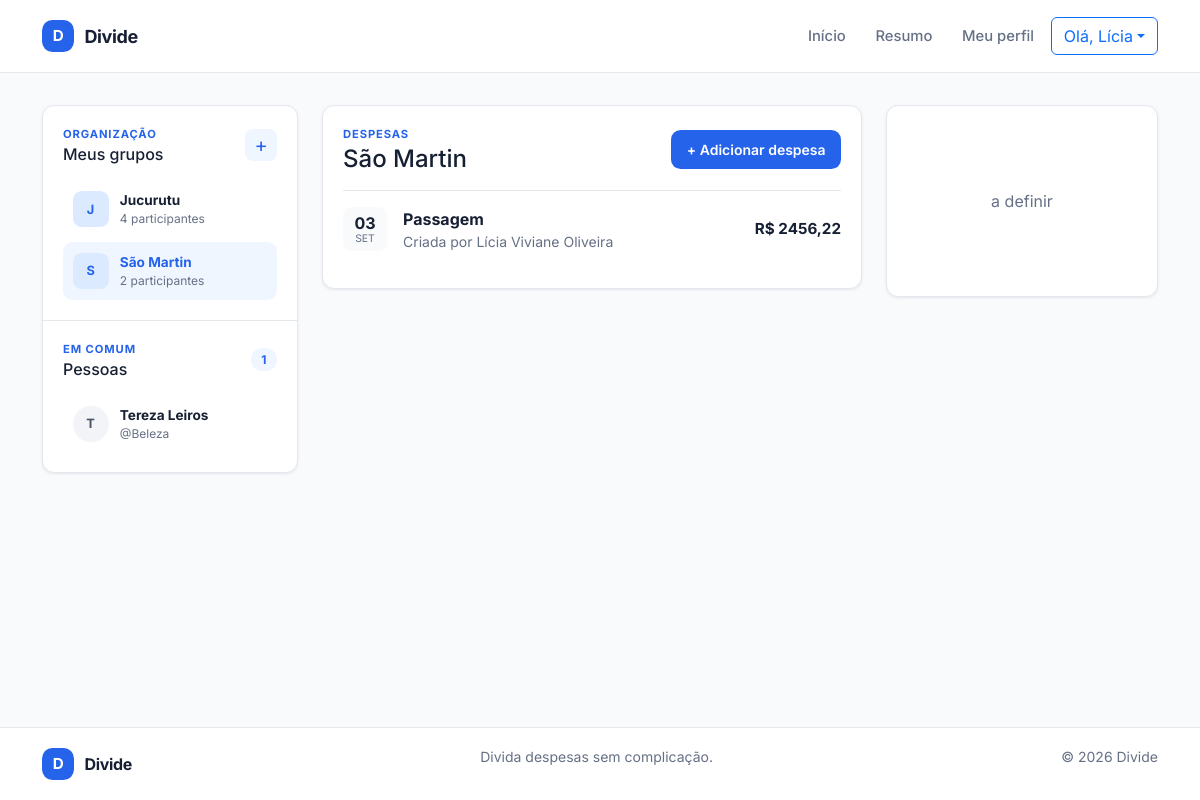
/sumario/?grupo=6 (signed in), run on the app's committed database.
### app_divide/models/grupo.py (models this page shows, shortened)
class Grupo(models.Model):
    nome = models.CharField(max_length=100, unique=True)
    descricao = models.TextField(blank=True, null=True)
    data_criacao = models.DateTimeField(auto_now_add=True)
    criado_por = models.ForeignKey(settings.AUTH_USER_MODEL,
                on_delete=models.CASCADE, related_name='criador_grupo')

### app_divide/models/despesa.py (models this page shows, shortened)
class Despesa(models.Model):
    grupo = models.ForeignKey(Grupo, on_delete=models.CASCADE, related_name='despesas')
    descricao = models.CharField(max_length=255)
    observacao = models.TextField(blank=True, null=True)
    valor_total = models.DecimalField(max_digits=10, decimal_places=2)
    data_despesa = models.DateField(auto_now_add=True)
    criador = models.ForeignKey(ParticipanteGrupo, on_delete=models.CASCADE, related_name='despesas_criadas')

### app_divide/models/participante_grupo.py (models this page shows, shortened)
class ParticipanteGrupo(models.Model):
    grupo = models.ForeignKey(Grupo, on_delete=models.CASCADE, related_name='participantes')
    usuario = models.ForeignKey(settings.AUTH_USER_MODEL, on_delete=models.CASCADE, related_name='participacoes')
    nome = models.CharField(max_length=100, blank=True, null=True)
    ativo = models.BooleanField(default=True)

### app_divide/views/HomeView.py (the view, shortened to what this page needs)
def sumario_view(request):
    print(f"Request method: {request.method} em sumario_view")
    grupos = Grupo.objects.none()
    pessoas = get_user_model().objects.none()
    grupo_selecionado = None
    despesas = []
    despesa_form = DespesaForm()
    if request.user.is_authenticated:
        grupos = (Grupo.objects.annotate(participantes_ativos=Count('participantes', filter=Q(participantes__ativo=True), distinct=True,))
                  .filter(participantes__usuario=request.user, participantes__ativo=True)
                  .distinct()
                  .order_by('nome')
                  )
        pessoas = (
            get_user_model().objects
            .filter(participacoes__grupo__in=grupos, participacoes__ativo=True)
            .exclude(pk=request.user.pk)
            .distinct()
            .order_by('first_name', 'username')
        )
        grupo_id = request.POST.get('grupo') if request.method == 'POST' else request.GET.get('grupo')
        print(f"Grupo selecionado: {grupo_id}")
        if grupo_id and grupo_id.isdigit():
            grupo_selecionado = grupos.filter(pk=grupo_id).first()
        if grupo_selecionado is None:
            grupo_selecionado = grupos.first()
        if grupo_selecionado is not None:
            despesas = (
                grupo_selecionado.despesas
                .select_related('criador', 'criador__usuario')
                .order_by('-data_despesa', '-pk')
            )
            pessoas = (
                get_user_model().objects
                .filter(participacoes__grupo_id=grupo_selecionado.pk, participacoes__ativo=True)
                .exclude(pk=request.user.pk)
                .distinct()
                .order_by('first_name', 'username')
            )
    context = {
        'grupos': grupos,
        'pessoas': pessoas,
        'grupo_selecionado': grupo_selecionado,
        'despesas': despesas,
        'despesa_form': despesa_form,
    }
    return render(request, template_name='home/sumario.html', context=context, status=200)

### app_divide/templates/home/sumario.html (shortened to what this page needs)
{% extends "base.html" %}
{% load static %}
{% block styles %}
    <link rel="stylesheet" href="{% static 'css/sumario.css' %}">
{% endblock %}
{% block content %}
    <div class="container summary-layout">
        <aside class="summary-sidebar" aria-label="Seus grupos e contatos">
            <section class="sidebar-section" aria-labelledby="groups-title">
                <div class="section-heading">
                    <div>
                        <p class="eyebrow">Organização</p>
                        <h2 id="groups-title">Meus grupos</h2>
                    </div>
                    {% if user.is_authenticated %}
                        <button class="icon-button"
                                type="button"
                                data-bs-toggle="modal"
                                data-bs-target="#groupModal"
                                aria-label="Criar novo grupo"
                                title="Criar novo grupo">+</button>
                    {% endif %}
                </div>
                {% if user.is_authenticated %}
                    {% if grupos %}
                        <ul class="sidebar-list">
                            {% for grupo in grupos %}
                                <li>
                                    <a class="sidebar-item{% if grupo.pk == grupo_selecionado.pk %} is-active{% endif %}"
                                       href="{% url 'sumario' %}?grupo={{ grupo.pk }}"
                                       {% if grupo.pk == grupo_selecionado.pk %}aria-current="page"{% endif %}>
                                        <span class="item-avatar item-avatar-group" aria-hidden="true">{{ grupo.nome|first|upper }}</span>
                                        <span class="item-content"><strong>{{ grupo.nome }}</strong><small>{{ grupo.participantes_ativos }} participante{{ grupo.participantes_ativos|pluralize }}</small></span>
                                    </a>
                                </li>
                            {% endfor %}
                        </ul>
                {% else %}<p class="empty-state">Você ainda não participa de nenhum grupo.</p>{% endif %}
{% else %}<p class="empty-state">Entre na sua conta para visualizar seus grupos.</p>{% endif %}
    </section>
    <section class="sidebar-section" aria-labelledby="people-title">
        <div class="section-heading">
            <div>
                <p class="eyebrow">Em comum</p>
                <h2 id="people-title">Pessoas</h2>
            </div>
            {% if user.is_authenticated %}<span class="count-badge">{{ pessoas|length }}</span>{% endif %}
        </div>
        {% if pessoas %}
            <ul class="sidebar-list">
                {% for pessoa in pessoas %}
                    <li class="sidebar-item">
                        <span class="item-avatar" aria-hidden="true">{{ pessoa.get_full_name|default:pessoa.username|first|upper }}</span>
                        <span class="item-content"><strong>{{ pessoa.get_full_name|default:pessoa.username }}</strong><small>@{{ pessoa.username }}</small></span>
                    </li>
                {% endfor %}
            </ul>
        {% elif user.is_authenticated %}<p class="empty-state">Nenhuma outra pessoa encontrada nos seus grupos.</p>
{% else %}<p class="empty-state">As pessoas dos seus grupos aparecerão aqui.</p>{% endif %}
    </section>
    </aside>
    <main class="expense-column">
        <section class="content-card">
            <div class="expense-heading">
                <div>
                    <p class="eyebrow">Despesas</p>
                    <h1>{% if grupo_selecionado %}{{ grupo_selecionado.nome }}{% else %}Selecione um grupo{% endif %}</h1>
                </div>
                {% if grupo_selecionado %}
                    <button class="button button-primary button-small"
                            type="button"
                            data-open-expense-modal>+ Adicionar despesa</button>
                {% endif %}
            </div>
            {% if despesas %}
                <ul class="expense-list">
                    {% for despesa in despesas %}
                        <li class="expense-item">
                            <div class="expense-date"><strong>{{ despesa.data_despesa|date:"d" }}</strong><span>{{ despesa.data_despesa|date:"M" }}</span></div>
                            <div class="expense-info">
                                <strong>{{ despesa.descricao }}</strong>
                                <small>Criada por {{ despesa.criador.nome|default:despesa.criador.usuario.get_full_name|default:despesa.criador.usuario.username }}</small>
                            </div>
                            <strong class="expense-value">R$ {{ despesa.valor_total|floatformat:2 }}</strong>
                        </li>
                    {% endfor %}
                </ul>
            {% elif grupo_selecionado %}<p class="empty-state expense-empty">Este grupo ainda não possui despesas.</p>
{% else %}<p class="empty-state expense-empty">Suas despesas aparecerão após você selecionar um grupo.</p>{% endif %}
    </section>
    </main>
    <aside class="summary-aside" aria-label="Área ainda não definida">
        <section class="content-card undefined-card">
            <p>a definir</p>
        </section>
    </aside>
    </div>
{% endblock %}

### app_divide/templates/base.html (shortened to what this page needs)
{% load static %}
<!DOCTYPE html>
<html lang="pt-BR">
    <head>
        <link href="https://cdn.jsdelivr.net/npm/bootstrap@5.3.3/dist/css/bootstrap.min.css"
              rel="stylesheet"
>
        <link rel="stylesheet" href="{% static 'css/global.css' %}">
        {% block styles %}{% endblock %}
    </head>
    <body class="{% block body_class %}{% endblock %}">
        <header class="site-header">
            <div class="container header-content">
                <a class="brand"
                   href="{% url 'home' %}"
                   aria-label="Divide — página inicial">
                    <span class="brand-mark" aria-hidden="true">D</span><span>Divide</span>
                </a>
                <nav class="main-nav" aria-label="Navegação principal">
                    <a class="nav-link" href="{% url 'home' %}">Início</a>
                    {% if user.is_authenticated %}
                        <a class="nav-link" href="{% url 'sumario' %}">Resumo</a>
                        <a class="nav-link" href="#">Meu perfil</a>
                        <div class="dropdown">
                            <button class="btn btn-outline-primary dropdown-toggle"
                                    type="button"
                                    data-bs-toggle="dropdown"
                                    aria-expanded="false">Olá, {{ user.get_short_name|default:user.username }}</button>
                        </div>
                    {% else %}
                        <a class="nav-link" href="{% url 'login' %}">Entrar</a>
                        <a class="button button-primary button-small" href="{% url 'registro' %}">Criar conta</a>
                    {% endif %}
                </nav>
            </div>
        </header>
        <main id="main-content" class="site-main">
            {% block content %}{% endblock %}
        </main>
        <footer class="site-footer">
            <div class="container footer-content">
                <a class="brand brand-footer" href="{% url 'home' %}">
                    <span class="brand-mark" aria-hidden="true">D</span><span>Divide</span>
                </a>
                <p>Divida despesas sem complicação.</p>
                <p>&copy; {% now "Y" %} Divide</p>
            </div>
        </footer>
    </body>
</html>

### app_divide/static/css/global.css (style rules this page uses)
:root { --color-primary: #2563eb; --color-primary-dark: #1d4ed8; --color-text: #172033; --color-muted: #667085; --color-border: #e4e7ec; --color-surface: #fff; --color-background: #f8fafc; --color-success: #067647; --color-danger: #b42318; --shadow-sm: 0 1px 3px rgba(16, 24, 40, 0.08); --radius-md: 0.75rem; --container-width: 72rem; }
*, *::before, *::after { box-sizing: border-box; }
html { scroll-behavior: smooth; }
body { min-height: 100vh; margin: 0; display: flex; flex-direction: column; color: var(--color-text); background: var(--color-background); font-family: "Inter", system-ui, -apple-system, BlinkMacSystemFont, "Segoe UI", sans-serif; line-height: 1.5; -webkit-font-smoothing: antialiased; }
a { color: inherit; text-decoration: none; }
button, input, select, textarea { font: inherit; }
.container { width: min(100% - 2rem, var(--container-width)); margin-inline: auto; }
.site-header { position: sticky; z-index: 10; top: 0; background: rgba(255,255,255,.96); border-bottom: 1px solid var(--color-border); backdrop-filter: blur(10px); }
.header-content, .footer-content { min-height: 4.5rem; display: flex; align-items: center; justify-content: space-between; gap: 1.5rem; }
.brand { display: inline-flex; align-items: center; gap: .65rem; font-size: 1.125rem; font-weight: 700; letter-spacing: -.02em; }
.brand-mark { width: 2rem; height: 2rem; display: grid; place-items: center; color: #fff; background: var(--color-primary); border-radius: .65rem; font-size: .95rem; }
.main-nav { display: flex; align-items: center; gap: .25rem; }
.nav-link { padding: .6rem .8rem; color: var(--color-muted); font-size: .925rem; font-weight: 500; }
.button { min-height: 2.75rem; display: inline-flex; align-items: center; justify-content: center; padding: .7rem 1.1rem; border: 1px solid transparent; border-radius: .6rem; cursor: pointer; font-weight: 600; transition: background-color 150ms ease, transform 150ms ease; }
.button-primary { color: #fff; background: var(--color-primary); }
.button-small { min-height: 2.35rem; padding: .5rem .9rem; font-size: .875rem; }
.site-main { flex: 1; }
.site-footer { margin-top: 3rem; color: var(--color-muted); background: var(--color-surface); border-top: 1px solid var(--color-border); font-size: .875rem; }
.brand-footer { color: var(--color-text); font-size: 1rem; }

### data on the page
Grupo: nome|first "J", nome "Jucurutu", participantes_ativos "4"
Grupo: nome|first "S", nome "São Martin", participantes_ativos "2"
Despesa: data_despesa "03", data_despesa "SET", descricao "Passagem", criador.nome "Lícia Viviane Oliveira", valor_total "2456,22"

### other printed values
{{ user.get_short_name|default:user.username }} "Lícia"
{{ pessoas|length }} "1"
{{ pessoa.get_full_name|default:pessoa.username|first|upper }} "T"
{{ pessoa.get_full_name|default:pessoa.username }} "Tereza Leiros"
{{ pessoa.username }} "Beleza"
